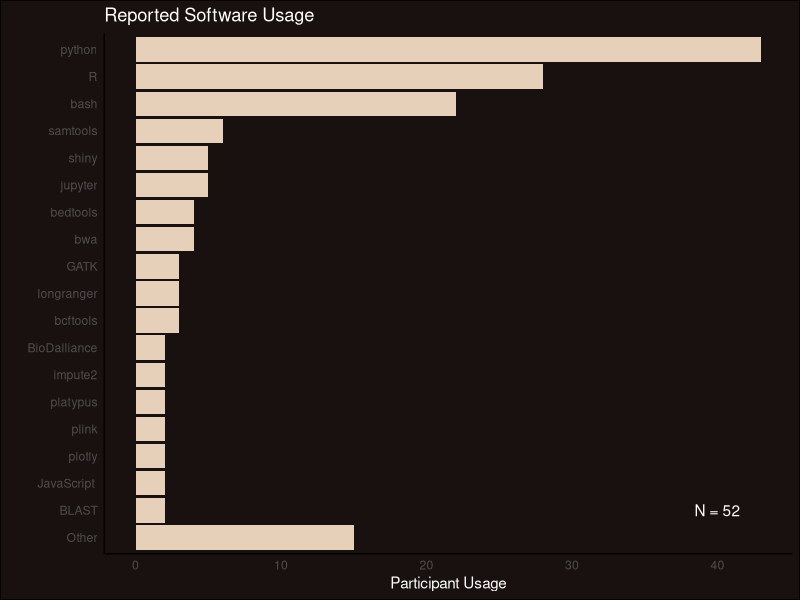
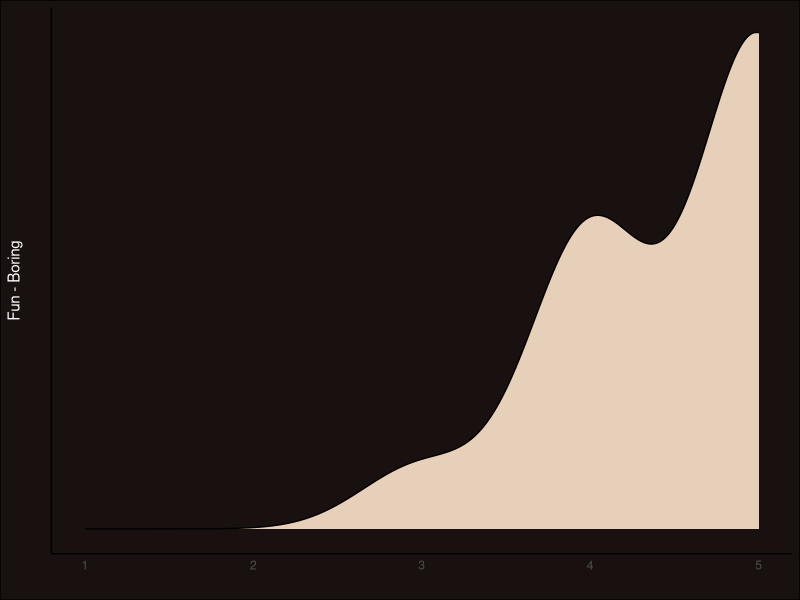
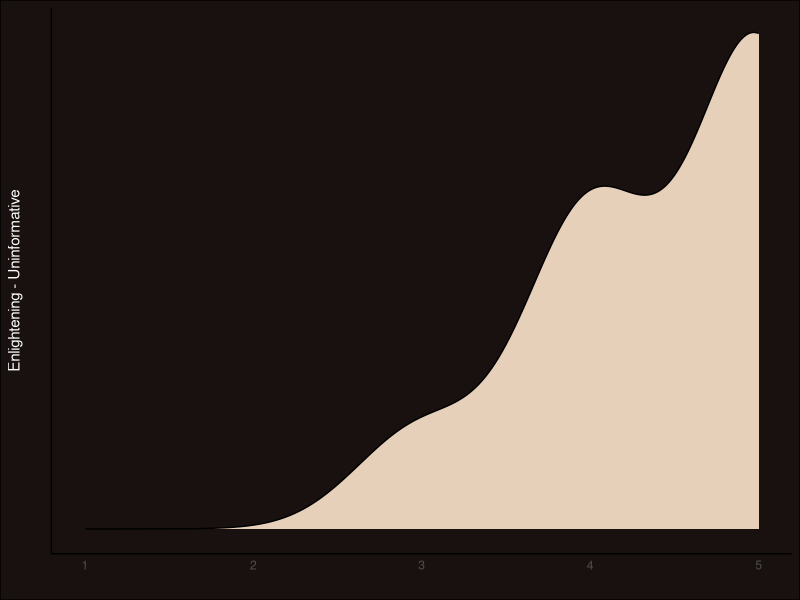
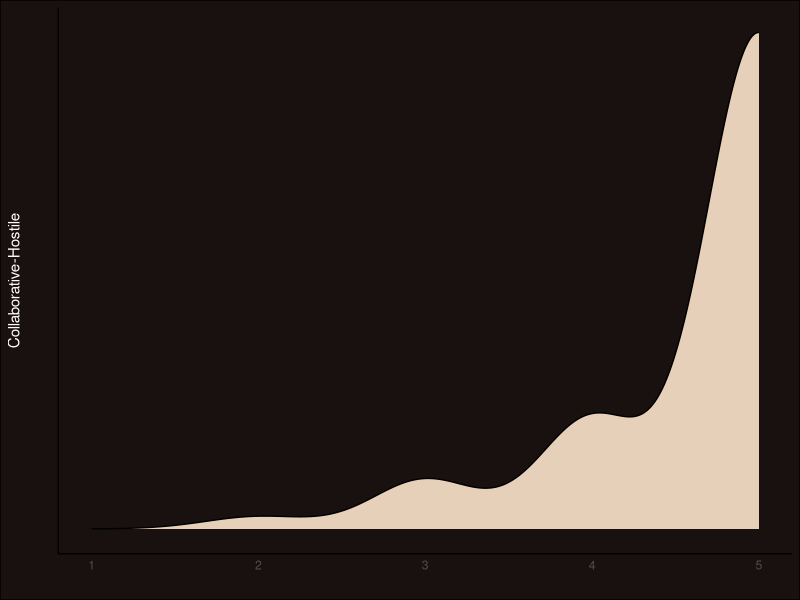
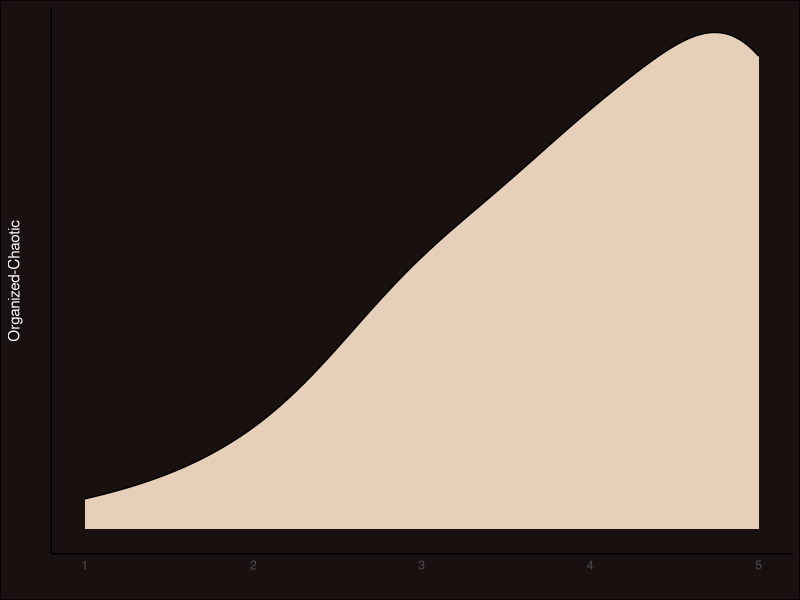

Recreate these plots in R, in order.
# hackseqGraph.r
#
# Graphing of hackseq Survey Data
#
#
#

library(ggplot2)
library(grid)
library(gridExtra)

# Programming Language Usage Plot -----------------------------------
LANG = read.csv("langParsed_wOther.txt", header=T, sep = "\t")
  colnames(LANG) = c('Language','Occurance')
  
  # Re-order Language factor such that it's ordered
  # by Occurance (the default input)
  # and reveresed
  LANG$Language = factor(as.character(LANG$Language),
                         levels = rev(as.character(LANG$Language)))


# Plot 
PLOT = ggplot(data = LANG, aes(x = Language, y = Occurance))
PLOT = PLOT + theme_minimal() +
  theme(panel.background = element_rect(fill = "#18110f", color = "#18110f"),
        panel.grid.major = element_line(colour = "#18110f"),
        panel.grid.minor = element_line(colour = "#18110f"),
        axis.line = element_line(colour = "#000000"),
        plot.background = element_rect(fill = "#18110f"),
        text = element_text(colour = "#ffffff"))
PLOT = PLOT + geom_bar(stat = "identity", fill = "#e7d0ba")
PLOT = PLOT + coord_flip()
PLOT = PLOT + ggtitle("Reported Software Usage")
PLOT = PLOT + xlab(" ") + ylab("Participant Usage")
PLOT = PLOT + annotate("text", x = 2, y = 40, color = "white", label = "N = 52") 
PLOT

# Subjective Experience Rating --------------------------------------

EXP = read.csv("experienceRating.txt", header = T, sep = "\t")
# colnames(EXP) = c('Fun-Boring', 'Enlightening-Uninformative',
#                   'Collaborative-Hostile', 'Organized-Chaotic')
  colnames(EXP) = c('Fun', 'Enlightening', 'Collaborative', 'Organized')
  
# Plot Fun - Boring
  PLOT = ggplot(data = EXP, aes(x = Fun))
  PLOT = PLOT + theme_minimal() +
    theme(panel.background = element_rect(fill = "#18110f", color = "#18110f"),
          panel.grid.major = element_line(colour = "#18110f"),
          panel.grid.minor = element_line(colour = "#18110f"),
          axis.line = element_line(colour = "#000000"),
          axis.text.y = element_text(colour = "#18110f"),
          plot.background = element_rect(fill = "#18110f"),
          text = element_text(colour = "#ffffff"))
  PLOT = PLOT + geom_density(adjust = 1.4, colour = "#000000", fill = "#e7d0ba")
  PLOT = PLOT + xlim(c(1,5))
  PLOT = PLOT + xlab('') + ylab('Fun - Boring')
  PLOT
  
  # Plot Enlightening - Uninformative
  PLOT2 = ggplot(data = EXP, aes(x = Enlightening))
  PLOT2 = PLOT2 + theme_minimal() +
    theme(panel.background = element_rect(fill = "#18110f", color = "#18110f"),
          panel.grid.major = element_line(colour = "#18110f"),
          panel.grid.minor = element_line(colour = "#18110f"),
          axis.line = element_line(colour = "#000000"),
          axis.text.y = element_text(colour = "#18110f"),
          plot.background = element_rect(fill = "#18110f"),
          text = element_text(colour = "#ffffff"))
  PLOT2 = PLOT2 + geom_density(adjust = 1.4, colour = "#000000", fill = "#e7d0ba")
  PLOT2 = PLOT2 + xlim(c(1,5))
  PLOT2 = PLOT2 + xlab('') + ylab('Enlightening - Uninformative')
  PLOT2
  
  # Plot Collaborative-Hostile'
  PLOT3 = ggplot(data = EXP, aes(x = Collaborative))
  PLOT3 = PLOT3 + theme_minimal() +
    theme(panel.background = element_rect(fill = "#18110f", color = "#18110f"),
          panel.grid.major = element_line(colour = "#18110f"),
          panel.grid.minor = element_line(colour = "#18110f"),
          axis.line = element_line(colour = "#000000"),
          axis.text.y = element_text(colour = "#18110f"),
          plot.background = element_rect(fill = "#18110f"),
          text = element_text(colour = "#ffffff"))
  PLOT3 = PLOT3 + geom_density(adjust = 1.4, colour = "#000000", fill = "#e7d0ba")
  PLOT3 = PLOT3 + xlim(c(1,5))
  PLOT3 = PLOT3 + xlab('') + ylab('Collaborative-Hostile')
  PLOT3
  
  # Plot Organized-Chaotic
  PLOT4 = ggplot(data = EXP, aes(x = Organized))
  PLOT4 = PLOT4 + theme_minimal() +
    theme(panel.background = element_rect(fill = "#18110f", color = "#18110f"),
          panel.grid.major = element_line(colour = "#18110f"),
          panel.grid.minor = element_line(colour = "#18110f"),
          axis.line = element_line(colour = "#000000"),
          axis.text.y = element_text(colour = "#18110f"),
          plot.background = element_rect(fill = "#18110f"),
          text = element_text(colour = "#ffffff"))
  PLOT4 = PLOT4 + geom_density(adjust = 1.4, colour = "#000000", fill = "#e7d0ba")
  PLOT4 = PLOT4 + xlim(c(1,5))
  PLOT4 = PLOT4 + xlab('') + ylab('Organized-Chaotic')
  PLOT4
  